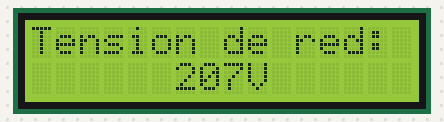
This sketch was run on a simulated Arduino Uno, built with avr-gcc and run on an emulated ATmega328P. On the bench: 16×2 character LCD. Random numbers use the default seed unless the sketch sets one; what the sketch prints to the serial monitor is not drawn.

Above: at 0.1 s.
At 4.1 s:
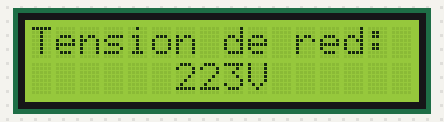
At 8.1 s:
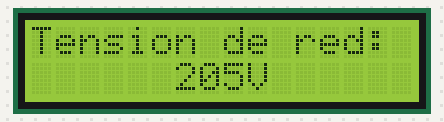
At 18.2 s:
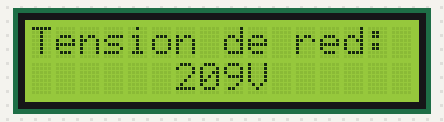
At 26.2 s:
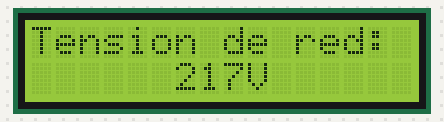
At 38.2 s:
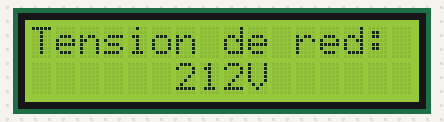

The sketch:

main.ino.ino
```cpp
#include <LiquidCrystal.h>

// Parametros de lcd: (rs, enable, d4, d5, d6, d7)
LiquidCrystal lcd(9, 8, 5, 4, 3, 2);

int DELAY_LOOP=2000;
int randomNumber;


void setup() {


  Serial.begin(9600);
  //16 columnas ,2 filas
  lcd.begin(16, 2);

}

void loop() {

 randomNumber=random(200,225);
  // Envia informacion a puerto serial
  Serial.println(randomNumber);


  // Imprime valores en lcd
  lcd.print("Tension de red:");
  lcd.setCursor(6, 1);
  lcd.print(randomNumber);
  lcd.setCursor(9, 1);
  lcd.print("V");


  delay(DELAY_LOOP);

 //Limpia LCD para permitir actualizar
  lcd.clear();


}
```

Measured:
- what the display in image 1 shows lasts 2.0 s, from 4.1 s to 6.1 s
